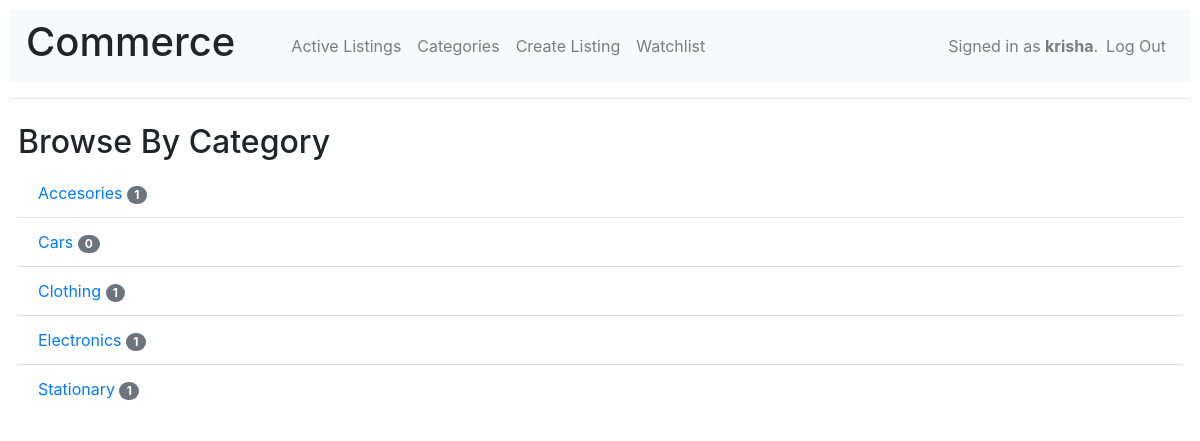
The page /categories (signed in) on the database its author committed.
### auctions/models.py (models this page shows)
class User(AbstractUser):
    def __str__(self):
        return f"{self.username}"

class Category(models.Model):
    name = models.CharField(max_length=32)
    class Meta:
        ordering = ('name',)
    def __str__(self):
        return f"{self.name}"
    @property
    def count_active_auctions(self):
        return Auction.objects.filter(category=self).count()

### auctions/views.py (the view)
# urls.py: path("categories", views.categories_list, name="categories"),
def categories_list(request):
    return render(request, "auctions/category_list.html", {
        "categories" : Category.objects.all()
    })

### auctions/templates/auctions/category_list.html
{% extends "auctions/layout.html" %}
{% block body %}
    <h2>Browse By Category</h2>
    <ul class="list-group-flush p-0">
        {% for category in categories %}
            <li class="list-group-item">
                <a href="{% url 'category' category.name %}">{{ category }}</a>
                <span class="badge badge-secondary badge-pill">{{ category.count_active_auctions }}</span>
            </li>
        {% endfor %}
    </ul>
{% endblock %}

### auctions/templates/auctions/layout.html (shortened to what this page needs)
{% load static %}
<!DOCTYPE html>
<html lang="en">
    <head>
        <link rel="stylesheet" href="https://stackpath.bootstrapcdn.com/bootstrap/4.4.1/css/bootstrap.min.css">
        <link href="{% static 'auctions/styles.css' %}" rel="stylesheet">
    </head>
    <body>
        <nav class="navbar navbar-expand-md navbar-light bg-light">
            <h1 class="mr-5">Commerce</h1>
            <ul class="navbar-nav mr-auto">
                <li class="nav-item">
                    <a class="nav-link" href="{% url 'index' %}">Active Listings</a>
                </li>
                <li class="nav-item">
                    <a class="nav-link" href="{% url 'categories' %}">Categories</a>
                </li>
                {% if user.is_authenticated %}
                    <li class="nav-item">
                        <a class="nav-link" href="{% url 'create_listing' %}">Create Listing</a>
                    </li>
                    <li class="nav-item">
                        <a class="nav-link" href="{% url 'watchlist' %}">Watchlist</a>
                    </li>
                {% endif %}
            </ul>
            <ul class="navbar-nav my-2 my-lg-0">
                {% if user.is_authenticated %}
                    <li class="d-none d-lg-block">
                        <span class="navbar-text">Signed in as <strong>{{ user.username }}</strong>.</span>
                    </li>
                    <li class="nav-item">
                        <a class="nav-link" href="{% url 'logout' %}">Log Out</a>
                    </li>
                {% endif %}
            </ul>
        </nav>
        <hr>
        <div class="p-2">
            {% block body %}
            {% endblock %}
        </div>
    </body>
</html>

### auctions/static/auctions/styles.css (style rules this page uses)
body { padding: 10px; }

### rows shown on the page
User: username "krisha"
Category: name "Accesories", count_active_auctions "1"
Category: name "Cars", count_active_auctions "0"
Category: name "Clothing", count_active_auctions "1"
Category: name "Electronics", count_active_auctions "1"
Category: name "Stationary", count_active_auctions "1"
